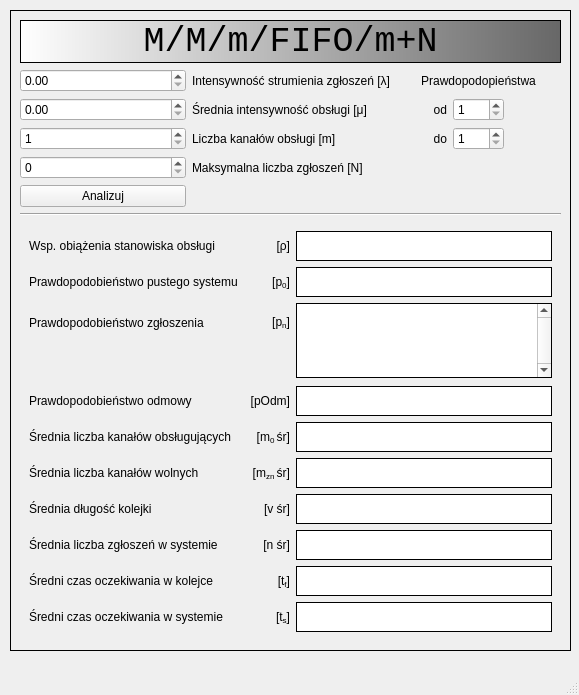
<?xml version="1.0" encoding="UTF-8"?>
<ui version="4.0">
 <class>MainWindow</class>
 <widget class="QMainWindow" name="MainWindow">
  <property name="geometry">
   <rect>
    <x>0</x>
    <y>0</y>
    <width>579</width>
    <height>695</height>
   </rect>
  </property>
  <property name="windowTitle">
   <string>System kolejkowy</string>
  </property>
  <widget class="QWidget" name="centralwidget">
   <widget class="QFrame" name="frame">
    <property name="geometry">
     <rect>
      <x>10</x>
      <y>10</y>
      <width>561</width>
      <height>641</height>
     </rect>
    </property>
    <property name="frameShape">
     <enum>QFrame::Box</enum>
    </property>
    <layout class="QGridLayout" name="gridLayout_3">
     <item row="1" column="0">
      <layout class="QGridLayout" name="gridLayout">
       <property name="sizeConstraint">
        <enum>QLayout::SetFixedSize</enum>
       </property>
       <item row="0" column="2" rowspan="3">
        <layout class="QGridLayout" name="gridLayout_4">
         <item row="0" column="0" colspan="3">
          <widget class="QLabel" name="label_9">
           <property name="text">
            <string>Prawdopodopieństwa</string>
           </property>
           <property name="alignment">
            <set>Qt::AlignCenter</set>
           </property>
          </widget>
         </item>
         <item row="1" column="0">
          <widget class="QLabel" name="label_7">
           <property name="text">
            <string>od</string>
           </property>
           <property name="alignment">
            <set>Qt::AlignRight|Qt::AlignTrailing|Qt::AlignVCenter</set>
           </property>
          </widget>
         </item>
         <item row="1" column="1">
          <widget class="QSpinBox" name="inputFrom">
           <property name="minimum">
            <number>1</number>
           </property>
          </widget>
         </item>
         <item row="2" column="0">
          <widget class="QLabel" name="label_8">
           <property name="text">
            <string>do</string>
           </property>
           <property name="alignment">
            <set>Qt::AlignRight|Qt::AlignTrailing|Qt::AlignVCenter</set>
           </property>
          </widget>
         </item>
         <item row="2" column="1">
          <widget class="QSpinBox" name="inputTo">
           <property name="minimum">
            <number>1</number>
           </property>
          </widget>
         </item>
        </layout>
       </item>
       <item row="2" column="1">
        <widget class="QLabel" name="label_3">
         <property name="text">
          <string>Liczba kanałów obsługi [m]</string>
         </property>
        </widget>
       </item>
       <item row="3" column="0">
        <widget class="QSpinBox" name="inputN">
         <property name="frame">
          <bool>true</bool>
         </property>
         <property name="buttonSymbols">
          <enum>QAbstractSpinBox::UpDownArrows</enum>
         </property>
         <property name="accelerated">
          <bool>false</bool>
         </property>
         <property name="maximum">
          <number>9999999</number>
         </property>
        </widget>
       </item>
       <item row="0" column="0">
        <widget class="QDoubleSpinBox" name="inputLambda">
         <property name="frame">
          <bool>true</bool>
         </property>
         <property name="buttonSymbols">
          <enum>QAbstractSpinBox::UpDownArrows</enum>
         </property>
         <property name="accelerated">
          <bool>false</bool>
         </property>
         <property name="decimals">
          <number>2</number>
         </property>
         <property name="minimum">
          <double>0.000000000000000</double>
         </property>
         <property name="maximum">
          <double>9999999.990000000223517</double>
         </property>
        </widget>
       </item>
       <item row="3" column="1">
        <widget class="QLabel" name="label_4">
         <property name="text">
          <string>Maksymalna liczba zgłoszeń [N]</string>
         </property>
        </widget>
       </item>
       <item row="2" column="0">
        <widget class="QSpinBox" name="inputM">
         <property name="frame">
          <bool>true</bool>
         </property>
         <property name="buttonSymbols">
          <enum>QAbstractSpinBox::UpDownArrows</enum>
         </property>
         <property name="accelerated">
          <bool>false</bool>
         </property>
         <property name="minimum">
          <number>1</number>
         </property>
         <property name="maximum">
          <number>71</number>
         </property>
        </widget>
       </item>
       <item row="1" column="0">
        <widget class="QDoubleSpinBox" name="inputMikro">
         <property name="frame">
          <bool>true</bool>
         </property>
         <property name="buttonSymbols">
          <enum>QAbstractSpinBox::UpDownArrows</enum>
         </property>
         <property name="accelerated">
          <bool>false</bool>
         </property>
         <property name="maximum">
          <double>9999999.990000000223517</double>
         </property>
        </widget>
       </item>
       <item row="1" column="1">
        <widget class="QLabel" name="label_2">
         <property name="text">
          <string>Średnia intensywność obsługi [μ]</string>
         </property>
        </widget>
       </item>
       <item row="4" column="0">
        <widget class="QPushButton" name="calc">
         <property name="text">
          <string>Analizuj</string>
         </property>
        </widget>
       </item>
       <item row="0" column="1">
        <widget class="QLabel" name="label_1">
         <property name="text">
          <string>Intensywność strumienia zgłoszeń [λ]</string>
         </property>
        </widget>
       </item>
      </layout>
     </item>
     <item row="0" column="0">
      <widget class="QLabel" name="label">
       <property name="sizePolicy">
        <sizepolicy hsizetype="Preferred" vsizetype="Fixed">
         <horstretch>0</horstretch>
         <verstretch>0</verstretch>
        </sizepolicy>
       </property>
       <property name="font">
        <font>
         <family>Consolas</family>
         <pointsize>26</pointsize>
         <bold>false</bold>
        </font>
       </property>
       <property name="styleSheet">
        <string notr="true">background-color: qlineargradient(spread:pad, x1:0, y1:0, x2:1, y2:0, stop:0 rgba(255, 255, 255, 255), stop:1 rgba(103, 103, 103, 255));
color: rgb(0, 0, 0);</string>
       </property>
       <property name="frameShape">
        <enum>QFrame::Box</enum>
       </property>
       <property name="text">
        <string>M/M/m/FIFO/m+N</string>
       </property>
       <property name="alignment">
        <set>Qt::AlignCenter</set>
       </property>
      </widget>
     </item>
     <item row="2" column="0">
      <widget class="Line" name="line">
       <property name="orientation">
        <enum>Qt::Horizontal</enum>
       </property>
      </widget>
     </item>
     <item row="3" column="0">
      <widget class="QFrame" name="frame">
       <layout class="QGridLayout" name="gridLayout_2">
        <item row="8" column="1">
         <widget class="QLabel" name="outpitLabelS_7">
          <property name="maximumSize">
           <size>
            <width>100</width>
            <height>16777215</height>
           </size>
          </property>
          <property name="layoutDirection">
           <enum>Qt::RightToLeft</enum>
          </property>
          <property name="text">
           <string>&lt;html&gt;&lt;head/&gt;&lt;body&gt;&lt;p&gt;[v śr]&lt;/p&gt;&lt;/body&gt;&lt;/html&gt;</string>
          </property>
          <property name="alignment">
           <set>Qt::AlignRight|Qt::AlignTrailing|Qt::AlignVCenter</set>
          </property>
         </widget>
        </item>
        <item row="4" column="2">
         <widget class="QTextBrowser" name="output_4">
          <property name="sizePolicy">
           <sizepolicy hsizetype="Maximum" vsizetype="Ignored">
            <horstretch>0</horstretch>
            <verstretch>0</verstretch>
           </sizepolicy>
          </property>
          <property name="minimumSize">
           <size>
            <width>0</width>
            <height>30</height>
           </size>
          </property>
          <property name="maximumSize">
           <size>
            <width>16777215</width>
            <height>30</height>
           </size>
          </property>
          <property name="frameShape">
           <enum>QFrame::Box</enum>
          </property>
          <property name="frameShadow">
           <enum>QFrame::Plain</enum>
          </property>
          <property name="verticalScrollBarPolicy">
           <enum>Qt::ScrollBarAlwaysOff</enum>
          </property>
          <property name="horizontalScrollBarPolicy">
           <enum>Qt::ScrollBarAlwaysOff</enum>
          </property>
         </widget>
        </item>
        <item row="4" column="1">
         <widget class="QLabel" name="outpitLabelS_4">
          <property name="maximumSize">
           <size>
            <width>100</width>
            <height>16777215</height>
           </size>
          </property>
          <property name="layoutDirection">
           <enum>Qt::RightToLeft</enum>
          </property>
          <property name="text">
           <string>&lt;html&gt;&lt;head/&gt;&lt;body&gt;&lt;p&gt;[pOdm]&lt;/p&gt;&lt;/body&gt;&lt;/html&gt;</string>
          </property>
          <property name="alignment">
           <set>Qt::AlignRight|Qt::AlignTrailing|Qt::AlignVCenter</set>
          </property>
         </widget>
        </item>
        <item row="0" column="1">
         <widget class="QLabel" name="outpitLabelS_1">
          <property name="maximumSize">
           <size>
            <width>100</width>
            <height>16777215</height>
           </size>
          </property>
          <property name="layoutDirection">
           <enum>Qt::RightToLeft</enum>
          </property>
          <property name="text">
           <string>&lt;html&gt;&lt;head/&gt;&lt;body&gt;&lt;p&gt;[&lt;span style=&quot; font-family:'sans-serif';&quot;&gt;ρ&lt;/span&gt;]&lt;/p&gt;&lt;/body&gt;&lt;/html&gt;</string>
          </property>
          <property name="alignment">
           <set>Qt::AlignRight|Qt::AlignTrailing|Qt::AlignVCenter</set>
          </property>
         </widget>
        </item>
        <item row="2" column="2">
         <widget class="QTextBrowser" name="output_3">
          <property name="sizePolicy">
           <sizepolicy hsizetype="Maximum" vsizetype="Ignored">
            <horstretch>0</horstretch>
            <verstretch>0</verstretch>
           </sizepolicy>
          </property>
          <property name="minimumSize">
           <size>
            <width>0</width>
            <height>75</height>
           </size>
          </property>
          <property name="maximumSize">
           <size>
            <width>16777215</width>
            <height>75</height>
           </size>
          </property>
          <property name="frameShape">
           <enum>QFrame::Box</enum>
          </property>
          <property name="frameShadow">
           <enum>QFrame::Plain</enum>
          </property>
          <property name="verticalScrollBarPolicy">
           <enum>Qt::ScrollBarAlwaysOn</enum>
          </property>
          <property name="horizontalScrollBarPolicy">
           <enum>Qt::ScrollBarAlwaysOff</enum>
          </property>
         </widget>
        </item>
        <item row="8" column="2">
         <widget class="QTextBrowser" name="output_7">
          <property name="sizePolicy">
           <sizepolicy hsizetype="Maximum" vsizetype="Ignored">
            <horstretch>0</horstretch>
            <verstretch>0</verstretch>
           </sizepolicy>
          </property>
          <property name="minimumSize">
           <size>
            <width>0</width>
            <height>30</height>
           </size>
          </property>
          <property name="maximumSize">
           <size>
            <width>16777215</width>
            <height>30</height>
           </size>
          </property>
          <property name="frameShape">
           <enum>QFrame::Box</enum>
          </property>
          <property name="frameShadow">
           <enum>QFrame::Plain</enum>
          </property>
          <property name="verticalScrollBarPolicy">
           <enum>Qt::ScrollBarAlwaysOff</enum>
          </property>
          <property name="horizontalScrollBarPolicy">
           <enum>Qt::ScrollBarAlwaysOff</enum>
          </property>
         </widget>
        </item>
        <item row="11" column="1">
         <widget class="QLabel" name="outpitLabelS_10">
          <property name="maximumSize">
           <size>
            <width>100</width>
            <height>16777215</height>
           </size>
          </property>
          <property name="layoutDirection">
           <enum>Qt::RightToLeft</enum>
          </property>
          <property name="text">
           <string>&lt;html&gt;&lt;head/&gt;&lt;body&gt;&lt;p&gt;[t&lt;span style=&quot; vertical-align:sub;&quot;&gt;s&lt;/span&gt;]&lt;/p&gt;&lt;/body&gt;&lt;/html&gt;</string>
          </property>
          <property name="alignment">
           <set>Qt::AlignRight|Qt::AlignTrailing|Qt::AlignVCenter</set>
          </property>
         </widget>
        </item>
        <item row="10" column="2">
         <widget class="QTextBrowser" name="output_9">
          <property name="sizePolicy">
           <sizepolicy hsizetype="Maximum" vsizetype="Ignored">
            <horstretch>0</horstretch>
            <verstretch>0</verstretch>
           </sizepolicy>
          </property>
          <property name="minimumSize">
           <size>
            <width>0</width>
            <height>30</height>
           </size>
          </property>
          <property name="maximumSize">
           <size>
            <width>16777215</width>
            <height>30</height>
           </size>
          </property>
          <property name="frameShape">
           <enum>QFrame::Box</enum>
          </property>
          <property name="frameShadow">
           <enum>QFrame::Plain</enum>
          </property>
          <property name="verticalScrollBarPolicy">
           <enum>Qt::ScrollBarAlwaysOff</enum>
          </property>
          <property name="horizontalScrollBarPolicy">
           <enum>Qt::ScrollBarAlwaysOff</enum>
          </property>
         </widget>
        </item>
        <item row="1" column="2">
         <widget class="QTextBrowser" name="output_2">
          <property name="sizePolicy">
           <sizepolicy hsizetype="Maximum" vsizetype="Ignored">
            <horstretch>0</horstretch>
            <verstretch>0</verstretch>
           </sizepolicy>
          </property>
          <property name="minimumSize">
           <size>
            <width>0</width>
            <height>30</height>
           </size>
          </property>
          <property name="maximumSize">
           <size>
            <width>16777215</width>
            <height>30</height>
           </size>
          </property>
          <property name="frameShape">
           <enum>QFrame::Box</enum>
          </property>
          <property name="frameShadow">
           <enum>QFrame::Plain</enum>
          </property>
          <property name="verticalScrollBarPolicy">
           <enum>Qt::ScrollBarAlwaysOff</enum>
          </property>
          <property name="horizontalScrollBarPolicy">
           <enum>Qt::ScrollBarAlwaysOff</enum>
          </property>
         </widget>
        </item>
        <item row="2" column="1">
         <widget class="QLabel" name="outpitLabelS_3">
          <property name="maximumSize">
           <size>
            <width>100</width>
            <height>16777215</height>
           </size>
          </property>
          <property name="layoutDirection">
           <enum>Qt::RightToLeft</enum>
          </property>
          <property name="text">
           <string>&lt;html&gt;&lt;head/&gt;&lt;body&gt;&lt;p&gt;[p&lt;span style=&quot; vertical-align:sub;&quot;&gt;n&lt;/span&gt;]&lt;/p&gt;&lt;/body&gt;&lt;/html&gt;</string>
          </property>
          <property name="alignment">
           <set>Qt::AlignRight|Qt::AlignTrailing|Qt::AlignVCenter</set>
          </property>
         </widget>
        </item>
        <item row="1" column="0">
         <widget class="QLabel" name="outputLabel_2">
          <property name="sizePolicy">
           <sizepolicy hsizetype="Preferred" vsizetype="Ignored">
            <horstretch>0</horstretch>
            <verstretch>0</verstretch>
           </sizepolicy>
          </property>
          <property name="text">
           <string>Prawdopodobieństwo pustego systemu</string>
          </property>
         </widget>
        </item>
        <item row="1" column="1">
         <widget class="QLabel" name="outpitLabelS_2">
          <property name="maximumSize">
           <size>
            <width>100</width>
            <height>16777215</height>
           </size>
          </property>
          <property name="layoutDirection">
           <enum>Qt::RightToLeft</enum>
          </property>
          <property name="text">
           <string>&lt;html&gt;&lt;head/&gt;&lt;body&gt;&lt;p&gt;[p&lt;span style=&quot; vertical-align:sub;&quot;&gt;0&lt;/span&gt;]&lt;/p&gt;&lt;/body&gt;&lt;/html&gt;</string>
          </property>
          <property name="alignment">
           <set>Qt::AlignRight|Qt::AlignTrailing|Qt::AlignVCenter</set>
          </property>
         </widget>
        </item>
        <item row="9" column="0">
         <widget class="QLabel" name="outputLabel_8">
          <property name="sizePolicy">
           <sizepolicy hsizetype="Preferred" vsizetype="Ignored">
            <horstretch>0</horstretch>
            <verstretch>0</verstretch>
           </sizepolicy>
          </property>
          <property name="text">
           <string>Średnia liczba zgłoszeń w systemie</string>
          </property>
         </widget>
        </item>
        <item row="9" column="1">
         <widget class="QLabel" name="outpitLabelS_8">
          <property name="maximumSize">
           <size>
            <width>100</width>
            <height>16777215</height>
           </size>
          </property>
          <property name="layoutDirection">
           <enum>Qt::RightToLeft</enum>
          </property>
          <property name="text">
           <string>[n śr]</string>
          </property>
          <property name="alignment">
           <set>Qt::AlignRight|Qt::AlignTrailing|Qt::AlignVCenter</set>
          </property>
         </widget>
        </item>
        <item row="7" column="2">
         <widget class="QTextBrowser" name="output_6">
          <property name="sizePolicy">
           <sizepolicy hsizetype="Maximum" vsizetype="Ignored">
            <horstretch>0</horstretch>
            <verstretch>0</verstretch>
           </sizepolicy>
          </property>
          <property name="minimumSize">
           <size>
            <width>0</width>
            <height>30</height>
           </size>
          </property>
          <property name="maximumSize">
           <size>
            <width>16777215</width>
            <height>30</height>
           </size>
          </property>
          <property name="frameShape">
           <enum>QFrame::Box</enum>
          </property>
          <property name="frameShadow">
           <enum>QFrame::Plain</enum>
          </property>
          <property name="verticalScrollBarPolicy">
           <enum>Qt::ScrollBarAlwaysOff</enum>
          </property>
          <property name="horizontalScrollBarPolicy">
           <enum>Qt::ScrollBarAlwaysOff</enum>
          </property>
         </widget>
        </item>
        <item row="0" column="0">
         <widget class="QLabel" name="outputLabel_1">
          <property name="text">
           <string>Wsp. obiążenia stanowiska obsługi</string>
          </property>
         </widget>
        </item>
        <item row="11" column="2">
         <widget class="QTextBrowser" name="output_10">
          <property name="sizePolicy">
           <sizepolicy hsizetype="Maximum" vsizetype="Ignored">
            <horstretch>0</horstretch>
            <verstretch>0</verstretch>
           </sizepolicy>
          </property>
          <property name="minimumSize">
           <size>
            <width>0</width>
            <height>30</height>
           </size>
          </property>
          <property name="maximumSize">
           <size>
            <width>16777215</width>
            <height>30</height>
           </size>
          </property>
          <property name="frameShape">
           <enum>QFrame::Box</enum>
          </property>
          <property name="frameShadow">
           <enum>QFrame::Plain</enum>
          </property>
          <property name="verticalScrollBarPolicy">
           <enum>Qt::ScrollBarAlwaysOff</enum>
          </property>
          <property name="horizontalScrollBarPolicy">
           <enum>Qt::ScrollBarAlwaysOff</enum>
          </property>
         </widget>
        </item>
        <item row="8" column="0">
         <widget class="QLabel" name="outputLabel_7">
          <property name="sizePolicy">
           <sizepolicy hsizetype="Preferred" vsizetype="Ignored">
            <horstretch>0</horstretch>
            <verstretch>0</verstretch>
           </sizepolicy>
          </property>
          <property name="text">
           <string>Średnia długość kolejki</string>
          </property>
         </widget>
        </item>
        <item row="0" column="2">
         <widget class="QTextBrowser" name="output_1">
          <property name="enabled">
           <bool>true</bool>
          </property>
          <property name="sizePolicy">
           <sizepolicy hsizetype="Maximum" vsizetype="Ignored">
            <horstretch>0</horstretch>
            <verstretch>0</verstretch>
           </sizepolicy>
          </property>
          <property name="minimumSize">
           <size>
            <width>0</width>
            <height>30</height>
           </size>
          </property>
          <property name="maximumSize">
           <size>
            <width>16777215</width>
            <height>30</height>
           </size>
          </property>
          <property name="frameShape">
           <enum>QFrame::Box</enum>
          </property>
          <property name="frameShadow">
           <enum>QFrame::Plain</enum>
          </property>
          <property name="verticalScrollBarPolicy">
           <enum>Qt::ScrollBarAlwaysOff</enum>
          </property>
          <property name="horizontalScrollBarPolicy">
           <enum>Qt::ScrollBarAlwaysOff</enum>
          </property>
          <property name="placeholderText">
           <string/>
          </property>
         </widget>
        </item>
        <item row="6" column="0">
         <widget class="QLabel" name="outputLabel_5">
          <property name="sizePolicy">
           <sizepolicy hsizetype="Preferred" vsizetype="Ignored">
            <horstretch>0</horstretch>
            <verstretch>0</verstretch>
           </sizepolicy>
          </property>
          <property name="text">
           <string>Średnia liczba kanałów obsługujących</string>
          </property>
         </widget>
        </item>
        <item row="10" column="1">
         <widget class="QLabel" name="outpitLabelS_9">
          <property name="maximumSize">
           <size>
            <width>100</width>
            <height>16777215</height>
           </size>
          </property>
          <property name="layoutDirection">
           <enum>Qt::RightToLeft</enum>
          </property>
          <property name="text">
           <string>&lt;html&gt;&lt;head/&gt;&lt;body&gt;&lt;p&gt;[t&lt;span style=&quot; vertical-align:sub;&quot;&gt;f&lt;/span&gt;]&lt;/p&gt;&lt;/body&gt;&lt;/html&gt;</string>
          </property>
          <property name="alignment">
           <set>Qt::AlignRight|Qt::AlignTrailing|Qt::AlignVCenter</set>
          </property>
         </widget>
        </item>
        <item row="7" column="1">
         <widget class="QLabel" name="outpitLabelS_6">
          <property name="maximumSize">
           <size>
            <width>100</width>
            <height>16777215</height>
           </size>
          </property>
          <property name="layoutDirection">
           <enum>Qt::RightToLeft</enum>
          </property>
          <property name="text">
           <string>&lt;html&gt;&lt;head/&gt;&lt;body&gt;&lt;p&gt;[m&lt;span style=&quot; vertical-align:sub;&quot;&gt;zn &lt;/span&gt;śr]&lt;/p&gt;&lt;/body&gt;&lt;/html&gt;</string>
          </property>
          <property name="alignment">
           <set>Qt::AlignRight|Qt::AlignTrailing|Qt::AlignVCenter</set>
          </property>
         </widget>
        </item>
        <item row="6" column="2">
         <widget class="QTextBrowser" name="output_5">
          <property name="sizePolicy">
           <sizepolicy hsizetype="Maximum" vsizetype="Ignored">
            <horstretch>0</horstretch>
            <verstretch>0</verstretch>
           </sizepolicy>
          </property>
          <property name="minimumSize">
           <size>
            <width>0</width>
            <height>30</height>
           </size>
          </property>
          <property name="maximumSize">
           <size>
            <width>16777215</width>
            <height>30</height>
           </size>
          </property>
          <property name="frameShape">
           <enum>QFrame::Box</enum>
          </property>
          <property name="frameShadow">
           <enum>QFrame::Plain</enum>
          </property>
          <property name="verticalScrollBarPolicy">
           <enum>Qt::ScrollBarAlwaysOff</enum>
          </property>
          <property name="horizontalScrollBarPolicy">
           <enum>Qt::ScrollBarAlwaysOff</enum>
          </property>
         </widget>
        </item>
        <item row="7" column="0">
         <widget class="QLabel" name="outputLabel_6">
          <property name="sizePolicy">
           <sizepolicy hsizetype="Preferred" vsizetype="Ignored">
            <horstretch>0</horstretch>
            <verstretch>0</verstretch>
           </sizepolicy>
          </property>
          <property name="text">
           <string>Średnia liczba kanałów wolnych</string>
          </property>
         </widget>
        </item>
        <item row="2" column="0">
         <widget class="QLabel" name="outputLabel_3">
          <property name="sizePolicy">
           <sizepolicy hsizetype="Preferred" vsizetype="Ignored">
            <horstretch>0</horstretch>
            <verstretch>0</verstretch>
           </sizepolicy>
          </property>
          <property name="text">
           <string>Prawdopodobieństwo zgłoszenia</string>
          </property>
         </widget>
        </item>
        <item row="6" column="1">
         <widget class="QLabel" name="outpitLabelS_5">
          <property name="maximumSize">
           <size>
            <width>100</width>
            <height>16777215</height>
           </size>
          </property>
          <property name="layoutDirection">
           <enum>Qt::RightToLeft</enum>
          </property>
          <property name="text">
           <string>&lt;html&gt;&lt;head/&gt;&lt;body&gt;&lt;p&gt;[m&lt;span style=&quot; vertical-align:sub;&quot;&gt;0 &lt;/span&gt;śr]&lt;/p&gt;&lt;/body&gt;&lt;/html&gt;</string>
          </property>
          <property name="alignment">
           <set>Qt::AlignRight|Qt::AlignTrailing|Qt::AlignVCenter</set>
          </property>
         </widget>
        </item>
        <item row="4" column="0">
         <widget class="QLabel" name="outputLabel_4">
          <property name="sizePolicy">
           <sizepolicy hsizetype="Preferred" vsizetype="Ignored">
            <horstretch>0</horstretch>
            <verstretch>0</verstretch>
           </sizepolicy>
          </property>
          <property name="text">
           <string>Prawdopodobieństwo odmowy</string>
          </property>
         </widget>
        </item>
        <item row="11" column="0">
         <widget class="QLabel" name="outputLabel_10">
          <property name="sizePolicy">
           <sizepolicy hsizetype="Preferred" vsizetype="Ignored">
            <horstretch>0</horstretch>
            <verstretch>0</verstretch>
           </sizepolicy>
          </property>
          <property name="text">
           <string>Średni czas oczekiwania w systemie</string>
          </property>
         </widget>
        </item>
        <item row="10" column="0">
         <widget class="QLabel" name="outputLabel_9">
          <property name="sizePolicy">
           <sizepolicy hsizetype="Preferred" vsizetype="Ignored">
            <horstretch>0</horstretch>
            <verstretch>0</verstretch>
           </sizepolicy>
          </property>
          <property name="text">
           <string>Średni czas oczekiwania w kolejce</string>
          </property>
         </widget>
        </item>
        <item row="9" column="2">
         <widget class="QTextBrowser" name="output_8">
          <property name="sizePolicy">
           <sizepolicy hsizetype="Maximum" vsizetype="Ignored">
            <horstretch>0</horstretch>
            <verstretch>0</verstretch>
           </sizepolicy>
          </property>
          <property name="minimumSize">
           <size>
            <width>0</width>
            <height>30</height>
           </size>
          </property>
          <property name="maximumSize">
           <size>
            <width>16777215</width>
            <height>30</height>
           </size>
          </property>
          <property name="frameShape">
           <enum>QFrame::Box</enum>
          </property>
          <property name="frameShadow">
           <enum>QFrame::Plain</enum>
          </property>
          <property name="verticalScrollBarPolicy">
           <enum>Qt::ScrollBarAlwaysOff</enum>
          </property>
          <property name="horizontalScrollBarPolicy">
           <enum>Qt::ScrollBarAlwaysOff</enum>
          </property>
         </widget>
        </item>
        <item row="3" column="0">
         <spacer name="verticalSpacer">
          <property name="orientation">
           <enum>Qt::Vertical</enum>
          </property>
          <property name="sizeType">
           <enum>QSizePolicy::Fixed</enum>
          </property>
          <property name="sizeHint" stdset="0">
           <size>
            <width>20</width>
            <height>80</height>
           </size>
          </property>
         </spacer>
        </item>
       </layout>
      </widget>
     </item>
    </layout>
   </widget>
  </widget>
  <widget class="QMenuBar" name="menubar">
   <property name="geometry">
    <rect>
     <x>0</x>
     <y>0</y>
     <width>579</width>
     <height>21</height>
    </rect>
   </property>
  </widget>
  <widget class="QStatusBar" name="statusbar"/>
 </widget>
 <resources/>
 <connections/>
</ui>
